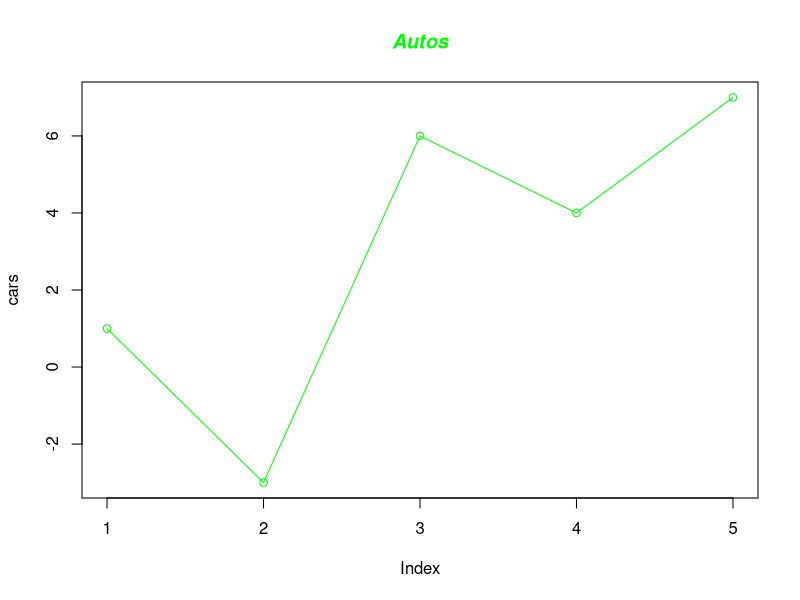
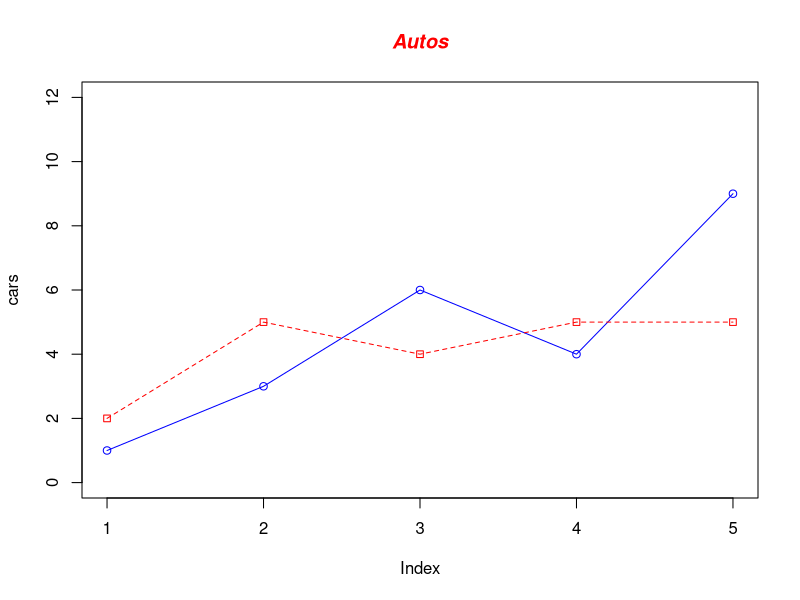

Write R code to recreate these figures, in order.
print("Hello World!", quote = FALSE)
print(paste("Hi...!", "How","are","you?"))

# Define the cars vector with 5 values
cars <- c(1, -3, 6, 4, 7)

# Graph cars using blue points overlayed by a line 
plot(cars, type="o", col="green")

# Create a title with a red, bold/italic font
title(main="Autos", col.main="green", font.main=4)

# Define 2 vectors
cars <- c(1, 3, 6, 4, 9)
trucks <- c(2, 5, 4, 5, 5)

# Graph cars using a y axis that ranges from 0 to 12
plot(cars, type="o", col="blue", ylim=c(0,12))

# Graph trucks with red dashed line and square points
lines(trucks, type="o", pch=22, lty=2, col="red")

# Create a title with a red, bold/italic font
title(main="Autos", col.main="red", font.main=4)